Frame 1 (no input): blank canvas, image omitted
Frame 60 (the mouse pressed at the canvas centre just before this capture): blank canvas, image omitted
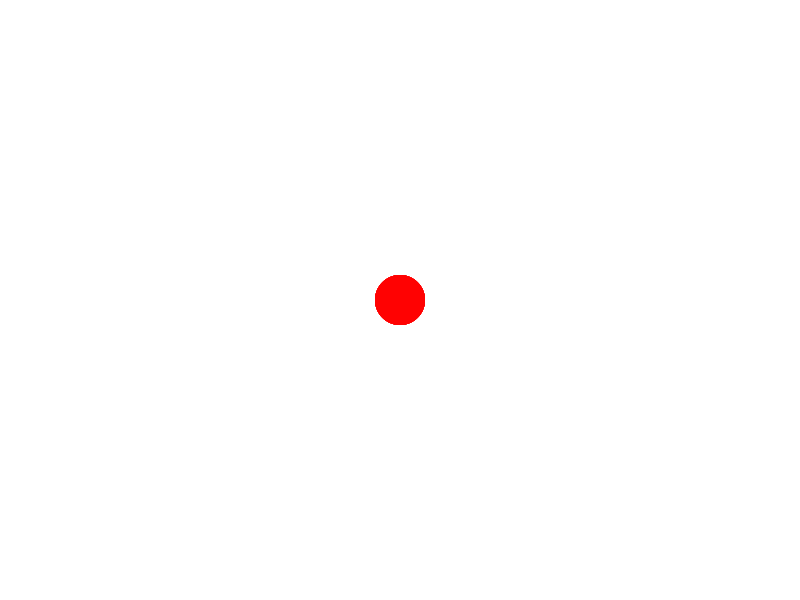
Frame 120 (the mouse held since frame 60 and released just before this capture)

The Processing sketch whose frames 1 and 60 were blank and that drew this single picture after the mouse press (run headless with seeded random() and noise(); from frame 60 on, the mouse is pressed at the canvas centre):

// Processing sketch: DrawingAppWTF
// ── DrawingAppWTF.pde
//global variable goes here. Before set up and draw.
int drawMode= 1;
//draw modes will be:
//1,2,3 will be ellipse
//4,5,6 will be rectangles
// 0 resets window
// stops all drawwing.
void setup() {
  size(800, 600);
  background(255);
  noStroke();
  frameRate(24);

}

void draw() {
  ;

  if (drawMode == 1 && mousePressed) {
    // Red ellipse mode
    fill(255,0,0, 50);
    ellipse(mouseX, mouseY, 50, 50);
  }

  if (drawMode == 2 && mousePressed) {
    //green ellipse
    fill(0,255,0,50);
    ellipse(mouseX, mouseY, 50, 50);
  }
  if (drawMode == 3 && mousePressed) {
    //blue ellipse
    fill(0,0,255,50);
    ellipse(mouseX, mouseY, 50, 50);
  }
  if (drawMode == 0) {
    fill(255);
    rect(0,0, width,height);
  }
    if (drawMode == 4 && mousePressed) {
    //blue rect
    fill(0,0,255,50);
    rect(mouseX, mouseY, 50, 50);
  }
  if (drawMode == 5 && mousePressed) {
    //green rect
    fill(0,255,0,50);
    rect(mouseX, mouseY, 50, 50);
  }
    if (drawMode == 6 && mousePressed) {
    //red rect
    fill(255,0,0,50);
    rect(mouseX, mouseY, 50, 50);
  }
  }

  //handles keyboard input.
  void keyPressed() {
    //println(key);
    if (key =='1') {
      //if we press 1 a drawmode will change
      drawMode = 1;
    }
    if (key =='2') {
      //if we press 2 a drawMode will change.
      drawMode = 2;
    }
    if (key == '3') {
    drawMode = 3;
    }
    if (key =='0') {
      //if we press 2 a drawMode will change.
      drawMode = 0;
    }
    if (key =='4') {
      //if we press 2 a drawMode will change.
      drawMode = 4;
    }
    if (key =='5') {
      //if we press 2 a drawMode will change.
      drawMode = 5;
    }
    if (key =='6') {
      //if we press 2 a drawMode will change.
      drawMode = 6;
    }
  }
